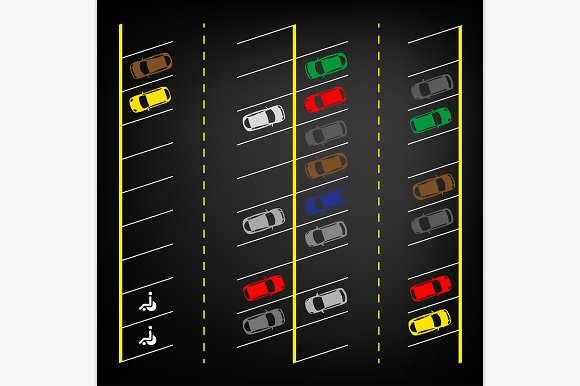
#> input picture test_cv/car3.jpg, 580 x 386 px
$ python lines4.py
#> lines starting #> are read from the running program, lines starting #| are printed output that depends on the picture; after the words box and inside, x2 and y2 are one past the last pixel; in counts of white or black regions, pixels touching at a corner belong together
'''Testing openCV line detection'''
# Found on https://stackoverflow.com/questions/45322630/how-to-detect-lines-in-opencv

import cv2
import numpy as np

# Get gray image
imgInput = 'car3.jpg'
imgOutput = 'houghlines4.jpg'
img = cv2.imread(imgInput)
#> img is the input picture: shape (386, 580, 3); mean B, G, R 102.9, 108.4, 110.2
gray = cv2.cvtColor(img, cv2.COLOR_BGR2GRAY)
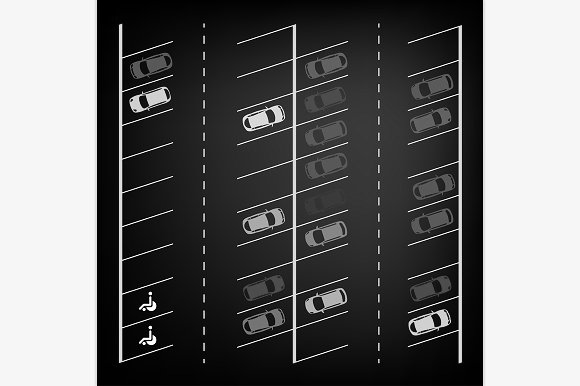
#> gray: shape (386, 580); min 0, max 255, mean 108.3

# Process gray image with GaussianBlur
kernal_size = 5
blur_gray = cv2.GaussianBlur(gray, (kernal_size, kernal_size), 0)
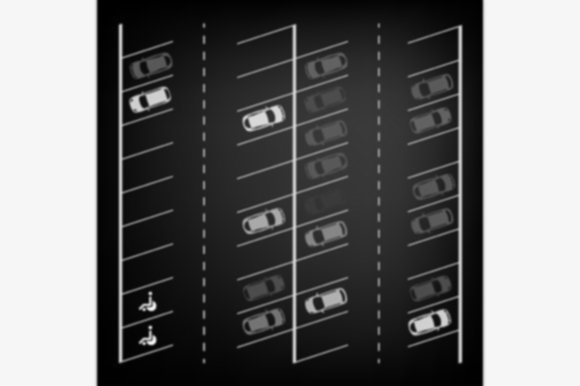
#> blur_gray: shape (386, 580); min 0, max 246, mean 108.3

# Process edge detection using Canny
low_threshold = 50
high_threshold = 150
edges = cv2.Canny(blur_gray, low_threshold, high_threshold)
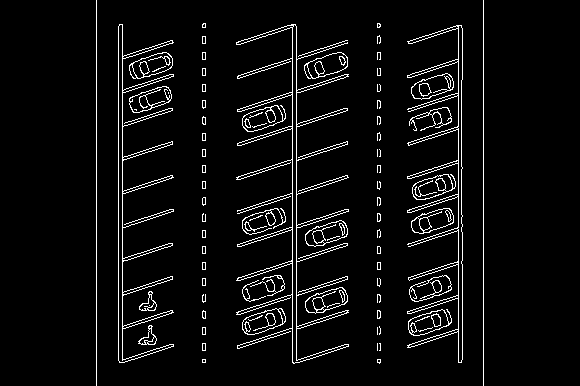
#> edges: shape (386, 580); 5% white in thin lines or dots, all inside (x1, y1, x2, y2) = (96, 0, 484, 386)

# Get lines with HoughLinesP
rho = 1  # distance resolution in pixels of the Hough grid
theta = np.pi / 180  # angular resolution in radians of the Hough grid
threshold = 15  # minimum number of votes (intersections in Hough grid cell)
min_line_length = 35  # minimum number of pixels making up a line
max_line_gap = 5  # maximum gap in pixels between connectable line segments
line_image = np.copy(img) * 0  # creating a blank to draw lines on
#> line_image: shape (386, 580, 3); every value is 0

# Run Hough on edge detected image
# Output "lines" is an array containing endpoints of detected line segments
lines = cv2.HoughLinesP(edges, rho, theta, threshold, np.array([]),
                        min_line_length, max_line_gap)
#> lines = 55 rows, first 6: [292, 362, 292, 24], [483, 385, 483, 0], [118, 360, 118, 26], [96, 385, 96, 0], [122, 362, 122, 24], [462, 79, 462, 28]

for line in lines:
    for x1, y1, x2, y2 in line:
        cv2.line(line_image, (x1, y1), (x2, y2), (255, 0, 0), 5)
#> this loop made 55 passes
#> line on passes 1 to 12: [[292, 362, 292, 24]], [[483, 385, 483, 0]], [[118, 360, 118, 26]], [[96, 385, 96, 0]], [[122, 362, 122, 24]], [[462, 79, 462, 28]], [[296, 362, 296, 26]], [[458, 362, 458, 25]], [[461, 231, 461, 80]], [[298, 126, 347, 110]], [[237, 76, 291, 58]], [[238, 179, 290, 162]]
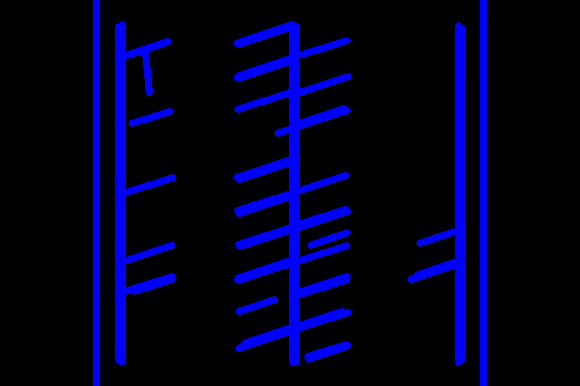
#> line_image: shape (386, 580, 3); mean B, G, R 32, 0, 0

# Draw the lines on the  image
lines_edges = cv2.addWeighted(img, 0.8, line_image, 1, 0)
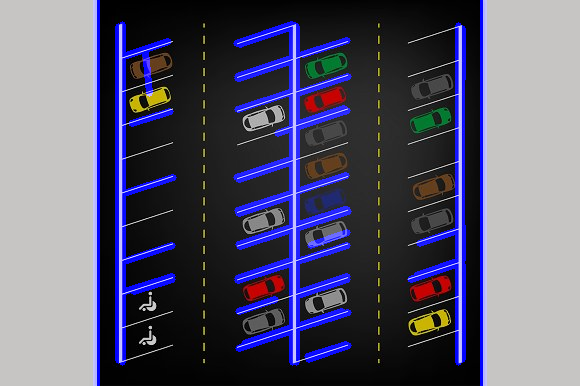
#> lines_edges: shape (386, 580, 3); mean B, G, R 108.2, 86.8, 88.3

cv2.imwrite(imgOutput, line_image)

$ run again, with test_cv/car10.jpg copied over test_cv/car3.jpg
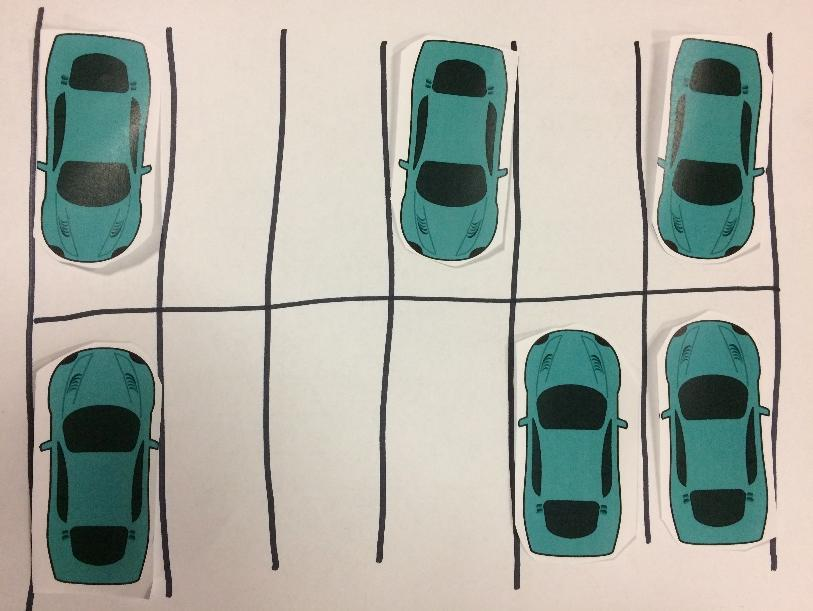
#> input picture test_cv/car10.jpg, 813 x 611 px
#> img is the input picture: shape (611, 813, 3); mean B, G, R 164, 173.7, 171.1
#> `edges = cv2.Canny(blur_gray, low_threshold, high_threshold)`:
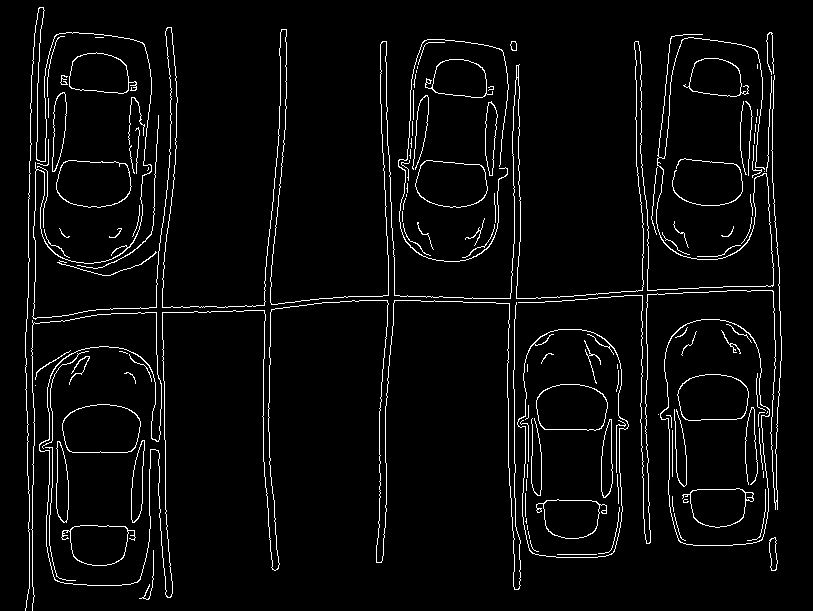
#> edges: shape (611, 813); 4.1% white in thin lines or dots
#> lines = 87 rows, first 6: [772, 182, 772, 109], [29, 539, 29, 588], [514, 369, 514, 319], [322, 302, 358, 301], [32, 586, 32, 485], [387, 326, 388, 255]
#> the loop `for line in lines:` made 87 passes
#> `lines_edges = cv2.addWeighted(img, 0.8, line_image, 1, 0)`:
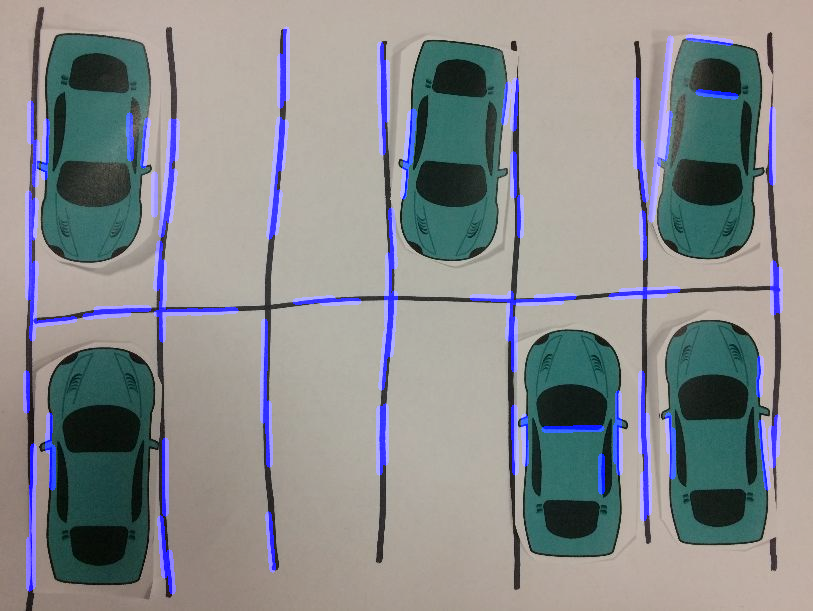
#> lines_edges: shape (611, 813, 3); mean B, G, R 140.9, 139, 136.9
